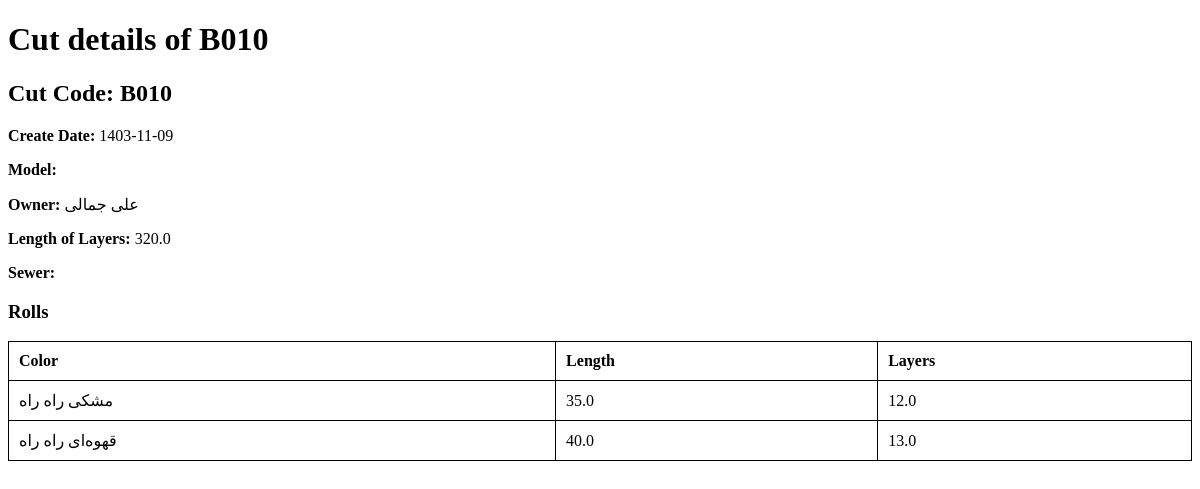
Page /api/cut/B010/ on the committed database.
### core/models.py (models this page shows, shortened)
class Cut(models.Model):
    cut_code = models.CharField(max_length=100, primary_key=True)
    create_date = models.CharField(max_length=10, blank=True, null=True)
    create_date_gregorian = models.DateField(blank=True, null=True)
    owner = models.ForeignKey(Producer, on_delete=models.CASCADE, blank=True, null=True)
    sewer = models.ForeignKey('SewingHouseWorker', on_delete=models.SET_NULL, null=True, related_name='cuts', blank=True)
    model_name = models.CharField(max_length=100, blank=True, null=True)
    model_code = models.CharField(max_length=100, blank=True, null=True)
    lai_per_unit = models.PositiveSmallIntegerField(blank=True, null=True)
    product_per_layer = models.PositiveSmallIntegerField(blank=True, null=True)
    size = models.CharField(max_length=1, choices=Sizes.choices, default=Sizes.FREE, blank=True, null=True)
    length_of_layers = models.FloatField(blank=True, null=True)
    cutting_price = models.PositiveSmallIntegerField(blank=True, null=True)
    sewing_price = models.PositiveSmallIntegerField(blank=True, null=True)
    cutting_price_raw = models.PositiveSmallIntegerField(blank=True, null=True)
    sewing_price_raw = models.PositiveSmallIntegerField(blank=True, null=True)
    class Mete:
        ordering = ['create_date_gregorian']

class Producer(models.Model):
    person = models.OneToOneField(Person, on_delete=models.CASCADE, primary_key=True)
    brand_name = models.CharField(max_length=100)
    @property
    def name(self):
        return self.person.name

class Person(models.Model):
    PERSON_TYPES = [
        ('producer', 'Producer'),
        ('sewing_worker', 'Sewing House Worker'),
        ('cut_worker', 'Cut House Worker'),
    ]
    name = models.CharField(max_length=100)
    phone_number = models.CharField(max_length=15)
    person_type = models.CharField(max_length=15, choices=PERSON_TYPES)

class Roll(models.Model):
    cut = models.ForeignKey(Cut, related_name='rolls', on_delete=models.CASCADE, null=True)
    color = models.CharField(max_length=50, null=True)
    length = models.FloatField(null=True)
    layers = models.FloatField(null=True)
    products = models.PositiveSmallIntegerField(null=True)
    type_fabric = models.CharField(max_length=128, blank=True, null=True)
    description = models.CharField(max_length=128, blank=True, null=True)
    def __str__(self) -> str:
        return f'{self.color} - {self.length} - {self.cut.cut_code}'

### core/views_func.py (the view)
# urls.py: path('cut/<str:cut_code>/', cut_detail, name='cut_detail'),
def cut_detail(request, cut_code):
    cut = get_object_or_404(Cut, cut_code=cut_code)
    rolls = cut.rolls.all()
    for roll in rolls:
        print(f"\n\n{roll}\n\n")
    return render(request, 'workhouse/cut_detail.html', {'cut': cut, 'rolls': rolls})

### core/templates/workhouse/cut_detail.html (shortened to what this page needs)
<!DOCTYPE html>
<html>
  <head>
  </head>
  <body>
    <h1>Cut details of {{ cut.cut_code }}</h1>
    <div class="cut-details">
      <h2>Cut Code: {{ cut.cut_code }}</h2>
      <p><strong>Create Date:</strong> {{ cut.create_date }}</p>
      <p><strong>Model:</strong> {{ cut.model }}</p>
      <p><strong>Owner:</strong> {{ cut.owner.name }}</p>
      <p><strong>Length of Layers:</strong> {{ cut.length_of_layers }}</p>
      <p><strong>Sewer:</strong> {{ cut.sewer.name }}</p>
      <h3>Rolls</h3>
      <table>
        <thead>
          <tr>
            <th>Color</th>
            <th>Length</th>
            <th>Layers</th>
          </tr>
        </thead>
        <tbody>
          {% for roll in rolls %}
          <tr>
            <td>{{ roll.color }}</td>
            <td>{{ roll.length }}</td>
            <td>{{ roll.layers }}</td>
          </tr>
          {% endfor %}
        </tbody>
      </table>
    </div>
  </body>
</html>

### core/templates/workhouse/cut_detail.html (style rules this page uses)
table { width: 100%; border-collapse: collapse; margin-bottom: 20px; }
table, th, td { border: 1px solid black; }
th, td { padding: 10px; text-align: left; }
.cut-details { margin-bottom: 20px; }

### rows in the picture
Cut: cut_code "B010", create_date "1403-11-09", owner.name "علی جمالی", length_of_layers "320.0"
Roll: color "مشکی راه راه", length "35.0", layers "12.0"
Roll: color "قهوه‌ای راه راه", length "40.0", layers "13.0"
